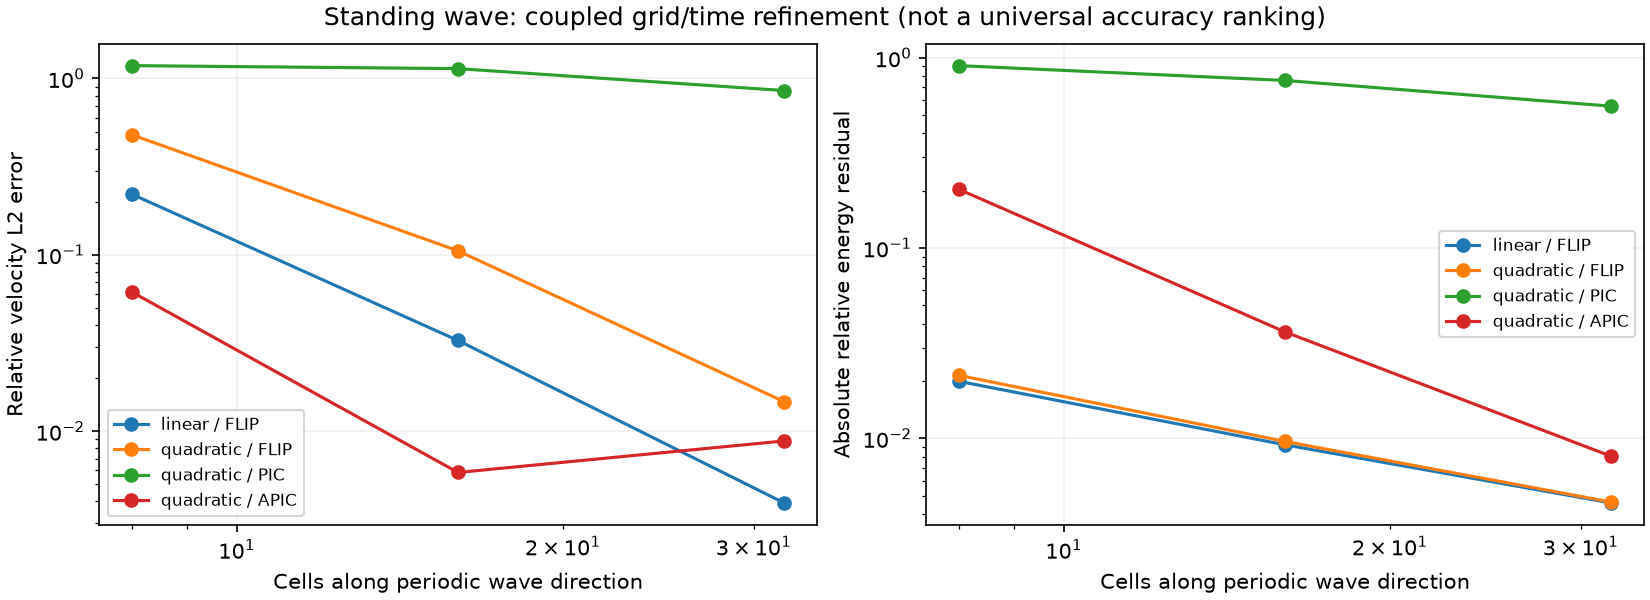

Source code (Python):
"""Reproducible modern-solver verification, separate from historical timings.

Run python -m benchmarks.verification --output /tmp/poly-mpm-verification.json.
Small-amplitude periodic standing wave: v_x=a sin(2 pi x) cos(2 pi c t),
c=sqrt((K+4G/3)/rho). Refinement decreases both dt and h; it is a coupled
convergence study, not a claim of a purely spatial asymptotic convergence rate.
"""

import argparse
import json
import hashlib
import platform
import sys
import scipy
from pathlib import Path
from types import SimpleNamespace as NS
import numpy as np
from initialise import prepare
from MPM import run


def wave(cells, interpolation="quadratic", transfer="apic", dt_factor=0.08, fixed_steps=None):
    K, G, rho, amplitude = 1e4, 4e3, 1000.0, 1e-5
    speed = np.sqrt((K + 4 * G / 3) / rho)
    xx = (np.arange(2 * cells) + 0.5) / (2 * cells)
    yy = np.array([0.025, 0.075, 0.125, 0.175])
    X, Y = np.meshgrid(xx, yy)
    X = X.ravel()
    Y = Y.ravel()
    velocity = np.zeros((len(X), 3))
    velocity[:, 0] = amplitude * np.sin(2 * np.pi * X)
    C = np.zeros((len(X), 3, 3))
    C[:, 0, 0] = 2 * np.pi * amplitude * np.cos(2 * np.pi * X)
    S = NS(
        law="elastic", n=len(X), X=X, Y=Y, A=0.2 / len(X), rho=rho, K=K, G=G, initial_v=velocity, initial_C=C
    )
    P = NS(
        CFL=0.5,
        dt=(0.2 / speed / fixed_steps if fixed_steps else dt_factor / (cells * speed)),
        t_f=0.2 / speed,
        savetime=1.0,
        max_g=0.0,
        S=S,
        G=NS(nx=cells + 1, ny=3, x_m=0.0, x_M=1.0, y_m=0.0, y_M=0.2),
        B=NS(cyclic_lr=True, has_bottom=True, has_top=True),
        O=NS(),
        interpolation=interpolation,
        transfer=transfer,
    )
    P, grid, L = prepare(P)
    run(P, grid, L, output=False)
    b = L.materials[0]
    exact = amplitude * np.sin(2 * np.pi * b.x0[:, 0]) * np.cos(2 * np.pi * speed * P.t)
    row = L.diagnostics.history[-1]
    initial = L.diagnostics.initial
    return dict(
        fixed_steps=fixed_steps,
        cells=cells,
        interpolation=interpolation,
        transfer=transfer,
        steps=P.tstep,
        velocity_relative_l2=float(np.linalg.norm(b.v[:, 0] - exact) / np.linalg.norm(exact)),
        relative_energy_residual=float(
            row["energy_residual"] / (initial["kinetic"] + initial["affine_kinetic"])
        ),
        maximum_momentum_error=float(np.max(np.abs(row["momentum"]))),
        minimum_J=row["minimum_J"],
        maximum_J=row["maximum_J"],
    )


def full_examples():
    from initialise import get_parameters

    rows = []
    for example in ("modern_ball", "dp_rate_unit_test"):
        P, G, L = get_parameters([example])
        run(P, G, L, output=False)
        rows.append(
            dict(
                example=example,
                steps=P.tstep,
                time=float(P.t),
                minimum_J=min(float(b.J.min()) for b in L.materials if len(b)),
                maximum_J=max(float(b.J.max()) for b in L.materials if len(b)),
                final_diagnostics=L.diagnostics.last,
            )
        )
    return rows


def report():
    root = Path(__file__).resolve().parents[1]
    sources = [
        "MPM.py",
        "particles.py",
        "grid.py",
        "constit.py",
        "interpolation.py",
        "kinematics.py",
        "diagnostics.py",
        "stability.py",
        "integrators.py",
    ]
    return dict(
        description=__doc__,
        environment=dict(
            python=sys.version, numpy=np.__version__, scipy=scipy.__version__, platform=platform.platform()
        ),
        source_sha256={name: hashlib.sha256((root / name).read_bytes()).hexdigest() for name in sources},
        full_examples=full_examples(),
        spatial=[wave(n, fixed_steps=256) for n in (8, 16, 32, 64)],
        temporal=[wave(64, fixed_steps=n) for n in (64, 128, 256, 512)],
        waves=[
            wave(n, basis, transfer)
            for basis, transfer in [
                ("linear", "flip"),
                ("quadratic", "flip"),
                ("quadratic", "pic"),
                ("quadratic", "apic"),
            ]
            for n in (8, 16, 32)
        ],
    )


if __name__ == "__main__":
    parser = argparse.ArgumentParser(__doc__)
    parser.add_argument("--output", default="/tmp/poly-mpm-verification.json")
    parser.add_argument("--figure", help="optional PNG path for the refinement comparison")
    args = parser.parse_args()
    results = report()
    Path(args.output).write_text(json.dumps(results, indent=2, allow_nan=False) + "\n")
    if args.figure:
        import matplotlib

        matplotlib.use("Agg")
        import matplotlib.pyplot as plt

        fig, axes = plt.subplots(1, 2, figsize=(11, 4), layout="constrained")
        for basis, transfer in [
            ("linear", "flip"),
            ("quadratic", "flip"),
            ("quadratic", "pic"),
            ("quadratic", "apic"),
        ]:
            rows = [r for r in results["waves"] if r["interpolation"] == basis and r["transfer"] == transfer]
            label = f"{basis} / {transfer.upper()}"
            axes[0].loglog(
                [r["cells"] for r in rows], [r["velocity_relative_l2"] for r in rows], "o-", label=label
            )
            axes[1].loglog(
                [r["cells"] for r in rows],
                [abs(r["relative_energy_residual"]) for r in rows],
                "o-",
                label=label,
            )
        axes[0].set(ylabel="Relative velocity L2 error")
        axes[1].set(ylabel="Absolute relative energy residual")
        for ax in axes:
            ax.set(xlabel="Cells along periodic wave direction")
            ax.grid(True, alpha=0.2)
            ax.legend(fontsize=8)
        fig.suptitle("Standing wave: coupled grid/time refinement (not a universal accuracy ranking)")
        fig.savefig(args.figure, dpi=150)
        plt.close(fig)
    for row in results["waves"]:
        print(row)
